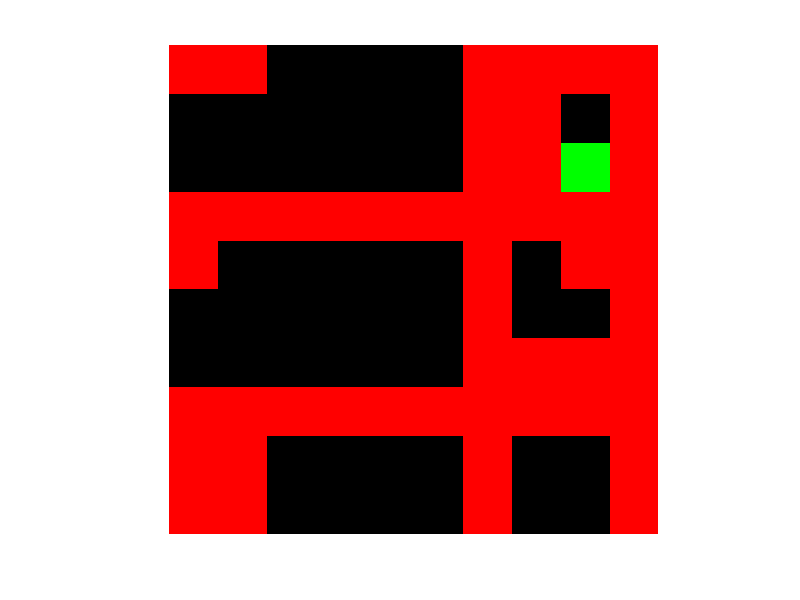

Write MATLAB code to recreate this figure. (Note: this script raises an error after producing the figure.)
%% Random indoor environment generator
% This matlab script makes random environments within a given boundaries of
% an environment. The corridors are generated by virtual agents, started from
% each location that the robot in the final environment will start from. This
% script ensures that the generated corridors are always connected to
% each other. After the corridor generation, doors and rooms are created at
% random as well.
%%%%%%%%%%%
% Authored by Kimberly McGuire (k.n.mcguire@tudelft.nl)
%%%%%%%%%%%%


close all
clc
clear all

%Defined variables
width_environment = 10;
height_environment = 10;
resolution=2;
starting_location_agents = [1,1;10,10];
chance_agent_gostraight = 0.80;
density_corridor = 0.5;
density_openings = 0.5;
size_opening = 15;
opening_percentage = 0.04;
size_rooms = 2;
iterations = 100;
visualize_agents = true;
create_rooms = true;
show_end_result = true;
make_ARGoS_environment = true;

% Initializing environment grid
grid = cell(width_environment,height_environment);
grid{width_environment,height_environment} = [];
for k = 1:width_environment
    for j = 1:height_environment
        grid{k,j}.agent = 0;
        grid{k,j}.circle_action = zeros(2,4);
        grid{k,j}.corridor = 0;
    end
end

% Initialize starting position per agent
for k=1:size(starting_location_agents,2)
    grid{starting_location_agents(k,1),starting_location_agents(k,2)}.agent = 1;
    grid{starting_location_agents(k,1),starting_location_agents(k,2)}.circle_action = circshift([0 1; 1 0; 0 -1; -1 0],[randi([0,4]) 0]);
end

% Initialize variables for loop
random_number = 0;
next_action = "go_straight";

%For It iterations
for it = 1:iterations
    
    %Find current location of agent(s) in grid
    convertgrid= cellfun( @(sas) sas.agent, grid, 'uni', 0 );
    isyes = cellfun(@(sas)isequal(sas,1),convertgrid);
    [rowagent,colagent] = find(isyes);
    
    % For il agents found.
    for il=1:length(rowagent)
        
        %Randomize action selector for the agent
        %pick random number
        random_number = rand;
        %  percent of the time just go straight
        if random_number<=chance_agent_gostraight
            next_action = "go_straight";
        else % Do something else
            precentage_rest = 1-chance_agent_gostraight;
            if random_number>chance_agent_gostraight&&random_number<=chance_agent_gostraight + precentage_rest/2
                next_action = "go_left";
            end
            if random_number>chance_agent_gostraight + precentage_rest/2&&random_number<=1
                next_action = "go_right";
            end
        end
        
        % Per state, find out the direction the agent want to go next with
        % a circle_action. This ensures that the agent only has choice
        % between up left down right (and their immediate neighbors)
        switch next_action
            case "go_straight"
                %Do nothing
            case "go_left"
                grid{rowagent(il),colagent(il)}.circle_action= circshift(grid{rowagent(il),colagent(il)}.circle_action,[-1 0]);
            case "go_right"
                grid{rowagent(il),colagent(il)}.circle_action= circshift(grid{rowagent(il),colagent(il)}.circle_action,[1 0]);
        end
        
        % Calculate next direction and location of the agent
        next_direction = grid{rowagent(il),colagent(il)}.circle_action(1,:);
        next_location_agent = [rowagent(il)+next_direction(1),colagent(il)+next_direction(2)];
        
        %If next location is outside of environment, relocate the agent to
        %the otherside of the environment (like snake 2!)
        next_location_agent = [1 + mod(next_location_agent(1)-1,width_environment), ...
            1 + mod(next_location_agent(2)-1,height_environment)];
        
        %Place the agent at the next location and leave a corridor trace
        grid{next_location_agent(1),next_location_agent(2)}.agent = 1;
        grid{next_location_agent(1),next_location_agent(2)}.circle_action = grid{rowagent(il),colagent(il)}.circle_action ;
        grid{rowagent(il),colagent(il)}.agent = 0;
        grid{rowagent(il),colagent(il)}.corridor = 1;
    end
    
    %Obtain the resulting corridor from this iteration and check if it
    %surpasses the given density value
    result_corridor= cell2mat(cellfun( @(sas) sas.corridor, grid, 'uni', 0 ));
    if sum(sum(result_corridor))/(width_environment*height_environment) > density_corridor
        break
    end
    % Visualize the agents making the environment
    if visualize_agents
        figure(1),
        result_current_location_agent= cell2mat(cellfun( @(sas) sas.agent, grid, 'uni', 0 ));
        rgb=zeros(width_environment,height_environment,3);
        rgb(:,:,1)=result_corridor;
        rgb(:,:,2)=result_current_location_agent;
        imshow(rgb,[],'InitialMagnification',1000)
    end
end


%% Check connectivity of walls between agents
close all

%Find the clusters of corridors
corridor_bin=imbinarize(result_corridor);
connected_corridors= bwconncomp(corridor_bin,4);

% Go through each cluster and see if the agents position is all in one of them
found_connection=false;
for k = 1:connected_corridors.NumObjects
    [y,x] = ind2sub(size(corridor_bin), connected_corridors.PixelIdxList{k});
    %See per initial position, if the agents sit in the same cluster
    for m = 1:size(starting_location_agents,2)
        clear check_interconnection
        check_interconnection=intersect([y,x],starting_location_agents(m,:),'rows');
        %if just one is empty, immediatly break the loop!
        if isempty(check_interconnection)
            break
        else
            %Do not do anything and continue loop
        end
    end
    %if last check_interconnection is not empty, means it found all agentns
    %initial positions in the one cluster
    if ~isempty(check_interconnection)
        found_connection=true;
        break
    end
end

% Give error messages if the initial position of the agents are not within
% the cluster
if(found_connection==false)
    error("maze is not interconnected!! Run the script again!!")
end


%% Create boundary walls

% Increase binary image for more resolution to create walls
corridor_bin_resize=imresize(corridor_bin,10,'nearest');

% Find bounderies at the clusters of corridors
[boundery_coord,L] = bwboundaries(corridor_bin_resize,4);

%Create binary image for just the walls
boundary_bin=zeros(width_environment*10,height_environment*10);
for k=1:length(boundery_coord)
    boundary = boundery_coord{k};
    for l = 1:size(boundery_coord{k},1)
        boundary_bin(boundery_coord{k}(l,1),boundery_coord{k}(l,2))=1;
    end
end

if create_rooms
    for k=1:size_rooms*10:width_environment*10
        for m=1:height_environment*10
            if (corridor_bin_resize(k,m)==0)
                boundary_bin(k,m)=1;
            end
        end
    end
    for m=1:size_rooms*10:width_environment*10
        for k=1:height_environment*10
            if (corridor_bin_resize(k,m)==0)
                boundary_bin(k,m)=1;
            end
        end
    end
end

boundaries_with_holes = boundary_bin;
for k=1:length(boundery_coord)
    boundary = boundery_coord{k};
    for l = 1:size(boundery_coord{k},1)
        random_number = rand;
        if(random_number<opening_percentage)
            boundaries_with_holes=rgb2gray(insertShape(boundaries_with_holes,'FilledRectangle',[boundery_coord{k}(l,1)-size_opening/2,boundery_coord{k}(l,2)-size_opening/2,size_opening,size_opening],...
                'Color','black','Opacity',1.0));
        end
    end
end

%Create opening like doors, by adding noise to the corridor bin and remove
%it from the created walls
% noise_bin=imbinarize(imnoise(zeros(width_environment,height_environment),'salt & pepper',density_openings));
% noise_bin=imresize(noise_bin,10,'nearest');
% boundaries_with_holes = boundary_bin-noise_bin;
boundery_coord_new=[];
[boundery_coord_new(:,2), boundery_coord_new(:,1)] = find(boundaries_with_holes==1);

if show_end_result

    figure,imshow(boundaries_with_holes)
end

imwrite(boundaries_with_holes,'rand_env_test.png')

%%  Create Argos environment
% Makes an ARGoS environment based on the random agent-based environment
% builder, by making each box a pixel in the following form:

%  <box id="wall_west" size="0.1,20,0.5" movable="false">
%       <body position="x_pos_argos,y_pos_argos,0" orientation="0,0,0"/>
% </box>
% TO DO: put robots on postions
%
%
if make_ARGoS_environment
    
    
    % Start of environment, based on height and width of the generated one
    str_start_arena = sprintf('<arena size="%d, %d, 2" center="0,0,0.5">',width_environment*resolution,height_environment*resolution);
    str_start_arena= strcat(str_start_arena, ...
        sprintf('\n<box id="wall_1" size="%d,0.1,0.5" movable="false"> \n <body position="0,%d,0" orientation="0,0,0"/>\n</box>' ...
        ,width_environment*resolution,width_environment/2*resolution));
    str_start_arena= strcat(str_start_arena, ...
        sprintf('\n<box id="wall_2" size="%d,0.1,0.5" movable="false"> \n <body position="0,%d,0" orientation="0,0,0"/>\n</box>' ...
        ,width_environment*resolution,-width_environment/2*resolution));
    str_start_arena= strcat(str_start_arena, ...
        sprintf('\n<box id="wall_3" size="0.1,%d,0.5" movable="false"> \n <body position="%d,0,0" orientation="0,0,0"/>\n</box>' ...
        ,width_environment*resolution,width_environment/2*resolution));
    str_start_arena= strcat(str_start_arena, ...
        sprintf('\n<box id="wall_4" size="0.1,%d,0.5" movable="false"> \n <body position="%d,0,0" orientation="0,0,0"/>\n</box>' ...
        ,width_environment*resolution,-width_environment/2*resolution));
    
    str_loc_bot = "";
    rotation=[-270, -90];
    for k = 1:size(starting_location_agents,1)
        str_loc_bot = strcat(str_loc_bot,sprintf('\n<foot-bot id="bot%d">',k-1));
        str_loc_bot = strcat(str_loc_bot,sprintf('\n<body position="%d,%d,0" orientation="%d,0,0" />',...
            starting_location_agents(k,1)*resolution - 1 - width_environment/2*resolution,...
            starting_location_agents(k,2)*resolution -1- height_environment/2*resolution,...
            rotation(k)));
        str_loc_bot = strcat(str_loc_bot,sprintf('\n<controller config="argos_ros_bot"/>\n</foot-bot>'));
    end

    
    
    x_pos_argos = size(boundery_coord_new,1);
    y_pos_argos = size(boundery_coord_new,1);
    id = zeros(size(boundery_coord_new,1),1);
    
    
    % Transform each boundary coordinate to a coordinate in ARGoS
    h=1;
    for k=1:size(boundery_coord_new,1)
        id(h) = h;
        y_pos_argos(h)=boundery_coord_new(k,1) / 10*resolution - width_environment/2*resolution;
        x_pos_argos(h)=boundery_coord_new(k,2) / 10*resolution - height_environment/2*resolution;
        h=h+1;
    end
    list= zeros(length(id),3);
    list(:,1)=id;
    list(:,2)=x_pos_argos;
    list(:,3)=y_pos_argos;
    
    % Put a box as a pixel on where the boundaries are generated
    formatspec = '\n<box id="%d" size="0.2,0.2,0.5" movable="false"> <body position="%4.2f,%4.2f,0" orientation="0,0,0"/> </box>';
    str_random_env = sprintf(formatspec,list');
    
    %specify end of environment area
    str_end_arena = sprintf('\n</arena>');
    
    %Concatenate the strings together
    str_total = strcat(str_start_arena,str_loc_bot, str_random_env, str_end_arena);
    
    % Read out the template file, use it to find the trigger string (which is
    % <arena></arena> in here). Then replace it with str_total with the random
    % generated environment
    fid = fopen(fullfile('..', 'argos_worlds', 'rand_env_template.argos'),'rt');
    f=fread(fid);
    f=char(f.');
    f = strrep(f,'<arena></arena>',str_total);
    fid  = fopen(fullfile('..', 'argos_worlds', 'rand_env_test.argos'),'wt');
    fwrite(fid,f) ;
    fclose(fid);
end
%And you are finished :):):)
disp('Environment generated and saved in ../argos_world/rand_env_test.argos !!!')
